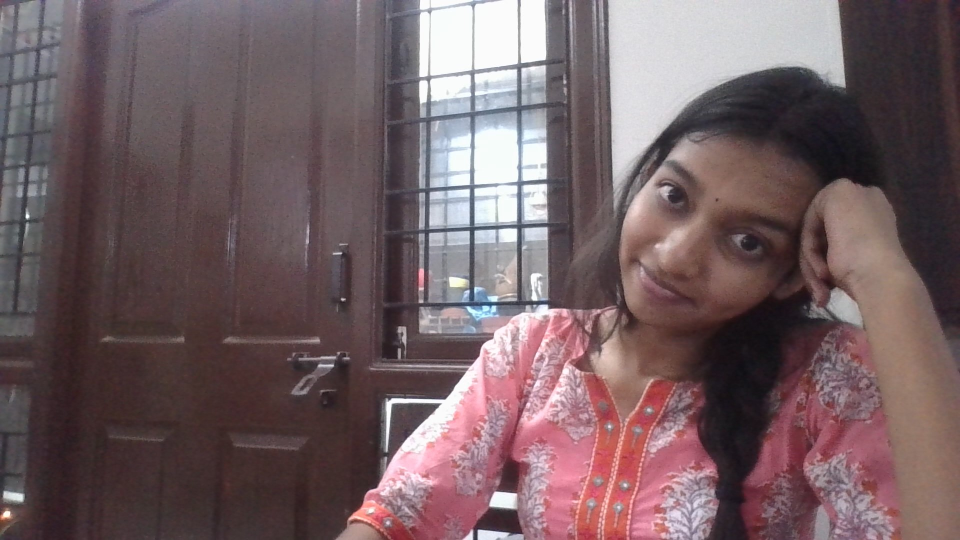
%> input picture hello.jpg, 1920 x 1080 px (shown at 1/2 size)
$ octave trail.m   (GNU Octave 9; MATLAB toolbox functions it lacks are replaced by stand-ins)
%> lines starting %> are read from the running program, lines starting %| are printed output that depends on the picture
% Read the input image
img = imread('hello.jpg');  % Replace 'image.jpg' with your image file
%> img is the input picture: size 1080x1920x3 uint8; mean R, G, B 114.9, 95.1, 98.7

% Display the original image
figure;
subplot(2, 4, 1);
imshow(img);
title('Original Image');

% Step 1: Resize the image
resizedImg = imresize(img, [256 256]);
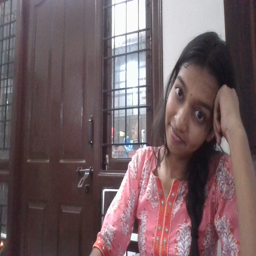
%> resizedImg: size 256x256x3 uint8; mean R, G, B 114.9, 95.1, 98.7
subplot(2, 4, 2);
imshow(resizedImg);
title('Resized Image');

% Step 2: Convert to grayscale
if size(resizedImg, 3) == 3
    grayImg = rgb2gray(resizedImg);
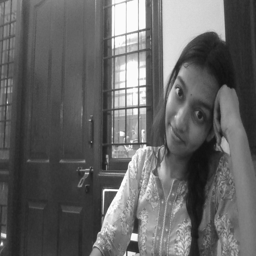
%> grayImg: size 256x256 uint8; min 15, max 255, mean 101.4
else
    grayImg = resizedImg;
end
subplot(2, 4, 3);
imshow(grayImg);
title('Grayscale Image');

% Step 3: Apply Median Filtering for noise reduction
medianFilteredImg = medfilt2(grayImg, [3 3]);  % Using a 3x3 filter
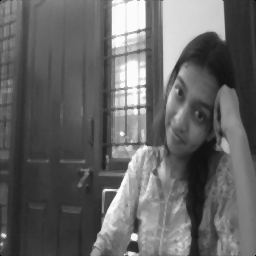
%> medianFilteredImg: size 256x256 uint8; min 0, max 253, mean 101.2
subplot(2, 4, 4);
imshow(medianFilteredImg);
title('Median Filtered Image');

% Step 4: Adaptive Histogram Equalization for local contrast enhancement
adaptHistEqImg = adapthisteq(medianFilteredImg);
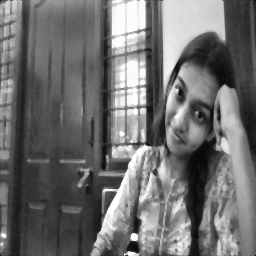
%> adaptHistEqImg: size 256x256 uint8; min 0, max 255, mean 110.6
subplot(2, 4, 5);
imshow(adaptHistEqImg);
title('Adaptive Histogram Equalization');

% Step 5: Image Sharpening
sharpenedImg = imsharpen(adaptHistEqImg, 'Radius', 2, 'Amount', 1); % Adjust parameters as needed
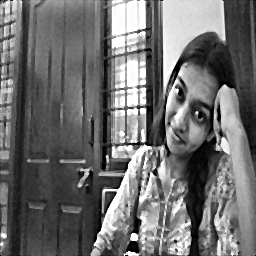
%> sharpenedImg: size 256x256 uint8; min 0, max 255, mean 110.2
subplot(2, 4, 6);
imshow(sharpenedImg);
title('Sharpened Image');

% Step 6: Morphological Operations - Opening (to remove small noise)
se = strel('disk', 3);  % Structural element for morphological operations
openedImg = imopen(sharpenedImg, se);
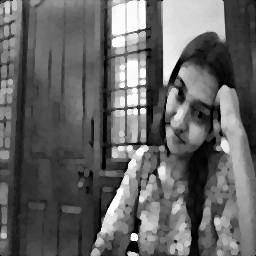
%> openedImg: size 256x256 uint8; min 0, max 255, mean 100.3
subplot(2, 4, 7);
imshow(openedImg);
title('Morphologically Opened Image');

% Step 7: Add Gaussian Noise for data augmentation
noisyImg = imnoise(openedImg, 'gaussian', 0, 0.01);  % Adjust variance as needed
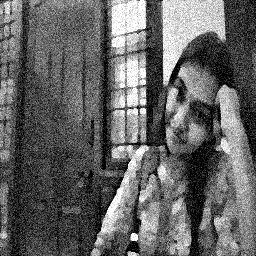
%> noisyImg: size 256x256 uint8; min 0, max 255, mean 100.3; mean of the top-left, top-right, bottom-left and bottom-right quarters 105.3, 116.8, 72, 107.1
subplot(2, 4, 8);
imshow(noisyImg);
title('Image with Gaussian Noise');

% Display summary of results
sgtitle('Advanced Image Preprocessing Steps');

$ run again, with hi.jpg copied over hello.jpg
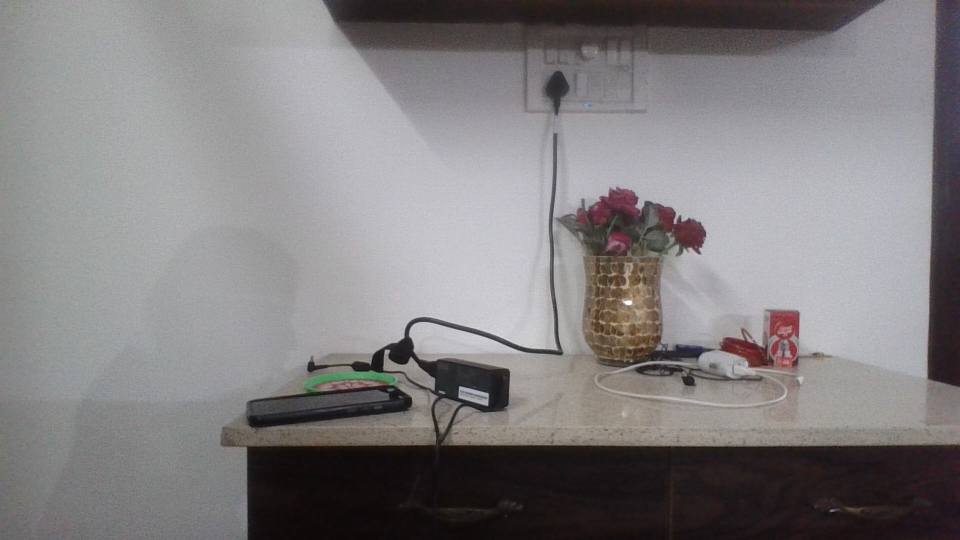
%> input picture hi.jpg, 1920 x 1080 px (shown at 1/2 size)
%> img is the input picture: size 1080x1920x3 uint8; mean R, G, B 130.1, 127.3, 128.6
%> `medianFilteredImg = medfilt2(grayImg, [3 3]);`:
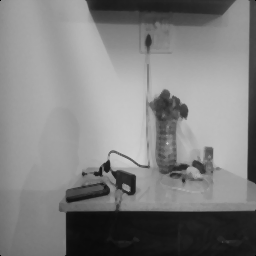
%> medianFilteredImg: size 256x256 uint8; min 0, max 207, mean 128.4
%> `noisyImg = imnoise(openedImg, 'gaussian', 0, 0.01);`:
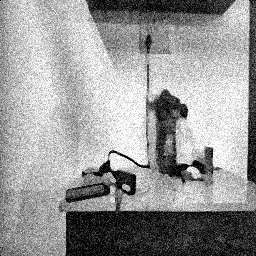
%> noisyImg: size 256x256 uint8; min 0, max 255, mean 152.6
